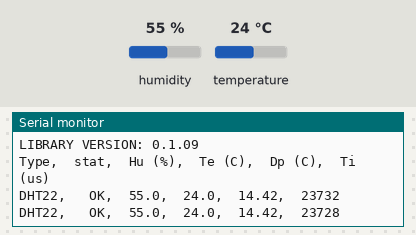
The sketch below on a simulated Arduino Uno, built with avr-gcc and run on an emulated ATmega328P. On the bench: the last lines printed to the serial monitor. Wiring (inferred from the names in the program): DHT22 sensor: data pin 2. The inputs (shaded band) are chosen by the test bench; at power-on: humidity 55 %, temperature 24 °C.

Above: at 2.8 s.
2.9 s: humidity set to 22 %
At 4.9 s:
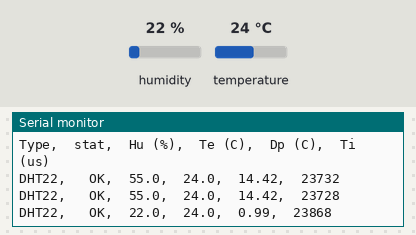
5.6 s: temperature set to 12 °C
At 7.4 s:
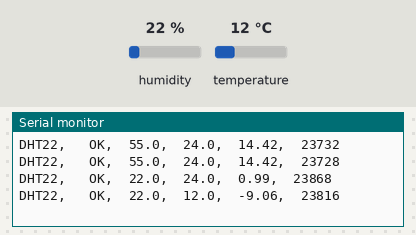
8.3 s: humidity set to 40 %
At 11.2 s:
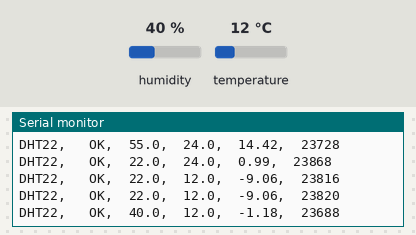
Timing chart, 0 to 12.7 s (numbered marks = the images above; inputs shaded):
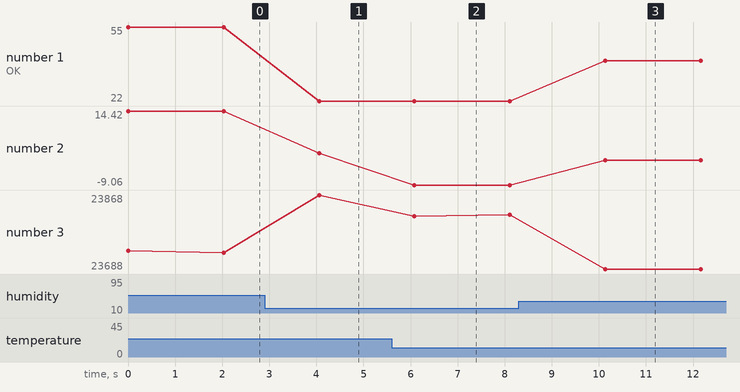

Measured:
- after the input at 2.9 s, the serial monitor: prints a new line after 1.2 s (image 1)
- after the input at 5.6 s, the serial monitor: prints a new line after 0.48 s (image 2)
- after the input at 8.3 s, the serial monitor: prints a new line after 1.8 s (image 3)
- plotted number 1: 22 → 40 after the input at 8.3 s
- plotted number 2: 14.42 → 0.99 after the input at 2.9 s, 0.99 → -9.06 after the input at 5.6 s, -9.06 → -1.18 after the input at 8.3 s
- plotted number 3: 23728 → 23868 after the input at 2.9 s, 23868 → 23820 after the input at 5.6 s, 23820 → 23688 after the input at 8.3 s

The sketch:

dht11.ino
```cpp
//
//    FILE: dht22_test.ino
//  AUTHOR: Rob Tillaart
// VERSION: 0.1.01
// PURPOSE: DHT library test sketch for DHT22 && Arduino
//     URL:
//
// Released to the public domain
//

#include <dht.h>

dht DHT;

#define DHT22_PIN 2

void setup()
{
    Serial.begin(115200);
    Serial.println("DHT TEST PROGRAM ");
    Serial.print("LIBRARY VERSION: ");
    Serial.println(DHT_LIB_VERSION);
    Serial.println();
    Serial.println("Type,\tstat,\tHu (%),\tTe (C),\tDp (C),\tTi (us)");
}

void loop()
{
    // READ DATA
    Serial.print("DHT22, \t");

    uint32_t start = micros();
    int chk = DHT.read22(DHT22_PIN);
    uint32_t stop = micros();

    switch (chk)
    {
    case DHTLIB_OK:
        Serial.print("OK,\t");
        break;
    case DHTLIB_ERROR_CHECKSUM:
        Serial.print("Checksum error,\t");
        break;
    case DHTLIB_ERROR_TIMEOUT:
        Serial.print("Time out error,\t");
        break;
    default:
        Serial.print("Unknown error,\t");
        break;
    }
    // DISPLAY DATA
    Serial.print(DHT.humidity, 1);
    Serial.print(",\t");
    Serial.print(DHT.temperature, 1);
    Serial.print(",\t");
    Serial.print(dewPoint(DHT.temperature, DHT.humidity));
    Serial.print(",\t");
    Serial.print(stop - start);
    Serial.println();

    delay(2000);
}

// dewPoint function NOAA
// reference (1) : http://wahiduddin.net/calc/density_algorithms.htm
// reference (2) : http://www.colorado.edu/geography/weather_station/Geog_site/about.htm
//
double dewPoint(double celsius, double humidity)
{
	// (1) Saturation Vapor Pressure = ESGG(T)
	double RATIO = 373.15 / (273.15 + celsius);
	double RHS = -7.90298 * (RATIO - 1);
	RHS += 5.02808 * log10(RATIO);
	RHS += -1.3816e-7 * (pow(10, (11.344 * (1 - 1/RATIO ))) - 1) ;
	RHS += 8.1328e-3 * (pow(10, (-3.49149 * (RATIO - 1))) - 1) ;
	RHS += log10(1013.246);

    // factor -3 is to adjust units - Vapor Pressure SVP * humidity
	double VP = pow(10, RHS - 3) * humidity;

    // (2) DEWPOINT = F(Vapor Pressure)
	double T = log(VP/0.61078);   // temp var
	return (241.88 * T) / (17.558 - T);
}

// delta max = 0.6544 wrt dewPoint()
// 6.9 x faster than dewPoint()
// reference: http://en.wikipedia.org/wiki/Dew_point
double dewPointFast(double celsius, double humidity)
{
	double a = 17.271;
	double b = 237.7;
	double temp = (a * celsius) / (b + celsius) + log(humidity*0.01);
	double Td = (b * temp) / (a - temp);
	return Td;
}
//
// END OF FILE
//
```
